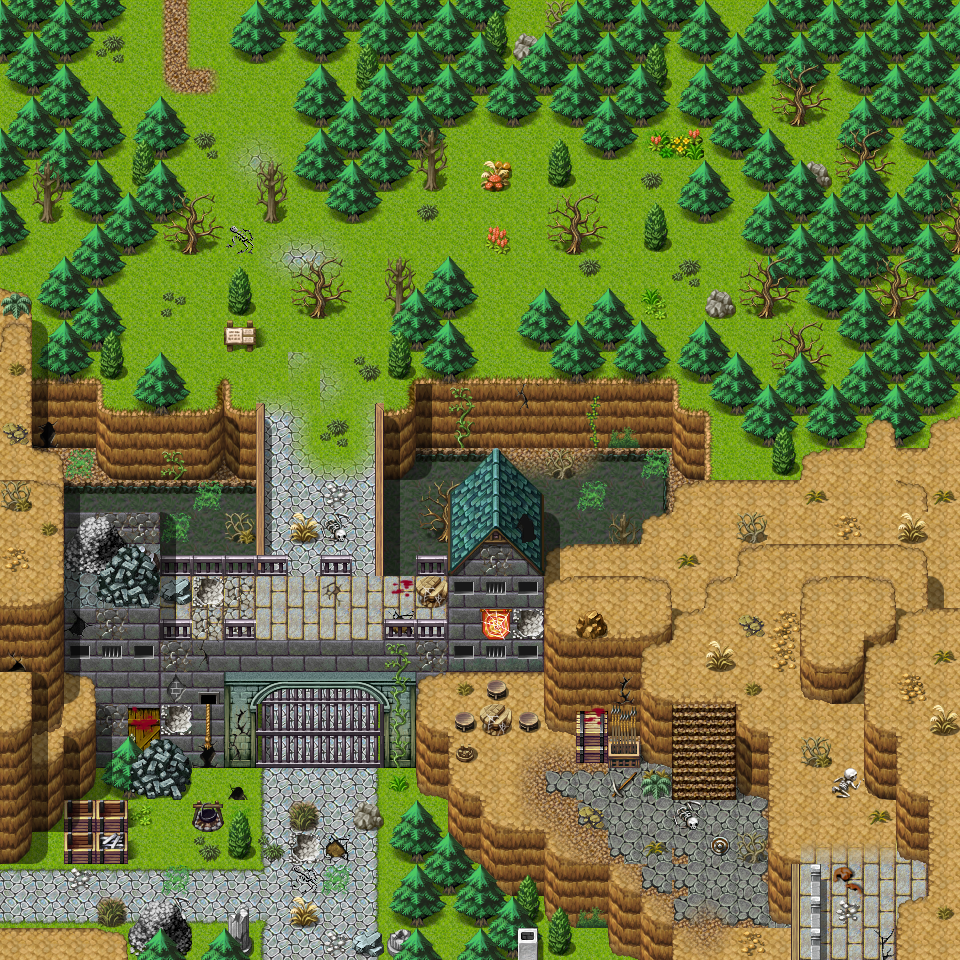

A 2D game scene composited from a Tiled map and its tileset images. What follows is a short description and the map's XML, with each tile layer's data collapsed to a summary:
An orthogonal 30x30 tile map with 32x32 px tiles, 4 tile layers (Ground, Objects, Above, Top), 3 hidden layers not drawn, 33 tilesets and 43 objects (17x spawn, 15x script, 5x mapchange, 4x key, 2x replace).

<map version="1.0" orientation="orthogonal" width="30" height="30" tilewidth="32" tileheight="32">
    <tileset firstgid="1" name="map_6" tilewidth="32" tileheight="32">
        <image source="../drawable/map_6.png" width="256" height="256" />
    </tileset>
    <tileset firstgid="65" name="map_25" tilewidth="32" tileheight="32">
        <image source="../drawable/map_25.png" width="256" height="256" />
    </tileset>
    <tileset firstgid="129" name="map_21" tilewidth="32" tileheight="32">
        <image source="../drawable/map_21.png" width="256" height="256" />
    </tileset>
    <tileset firstgid="193" name="map_45" tilewidth="32" tileheight="32">
        <image source="../drawable/map_45.png" width="256" height="256" />
    </tileset>
    <tileset firstgid="257" name="map_46" tilewidth="32" tileheight="32">
        <image source="../drawable/map_46.png" width="256" height="256" />
    </tileset>
    <tileset firstgid="321" name="map_0" tilewidth="32" tileheight="32">
        <image source="../drawable/map_0.png" width="256" height="256" />
    </tileset>
    <tileset firstgid="385" name="map_38" tilewidth="32" tileheight="32">
        <image source="../drawable/map_38.png" width="256" height="256" />
    </tileset>
    <tileset firstgid="449" name="map_22" tilewidth="32" tileheight="32">
        <image source="../drawable/map_22.png" width="256" height="256" />
    </tileset>
    <tileset firstgid="513" name="map_44" tilewidth="32" tileheight="32">
        <image source="../drawable/map_44.png" width="256" height="256" />
    </tileset>
    <tileset firstgid="577" name="map_40" tilewidth="32" tileheight="32">
        <image source="../drawable/map_40.png" width="256" height="256" />
    </tileset>
    <tileset firstgid="641" name="map_9" tilewidth="32" tileheight="32">
        <image source="../drawable/map_9.png" width="256" height="256" />
    </tileset>
    <tileset firstgid="705" name="map_4" tilewidth="32" tileheight="32">
        <image source="../drawable/map_4.png" width="256" height="256" />
    </tileset>
    <tileset firstgid="769" name="map_3" tilewidth="32" tileheight="32">
        <image source="../drawable/map_3.png" width="256" height="256" />
    </tileset>
    <tileset firstgid="833" name="map_5" tilewidth="32" tileheight="32">
        <image source="../drawable/map_5.png" width="256" height="256" />
    </tileset>
    <tileset firstgid="897" name="map_2" tilewidth="32" tileheight="32">
        <image source="../drawable/map_2.png" width="256" height="256" />
    </tileset>
    <tileset firstgid="961" name="map_28" tilewidth="32" tileheight="32">
        <image source="../drawable/map_28.png" width="256" height="256" />
    </tileset>
    <tileset firstgid="1025" name="map_8" tilewidth="32" tileheight="32">
        <image source="../drawable/map_8.png" width="256" height="256" />
    </tileset>
    <tileset firstgid="1089" name="map_33" tilewidth="32" tileheight="32">
        <image source="../drawable/map_33.png" width="256" height="256" />
    </tileset>
    <tileset firstgid="1153" name="map_1" tilewidth="32" tileheight="32">
        <image source="../drawable/map_1.png" width="256" height="256" />
    </tileset>
    <tileset firstgid="1217" name="map_32" tilewidth="32" tileheight="32">
        <image source="../drawable/map_32.png" width="256" height="256" />
    </tileset>
    <tileset firstgid="1281" name="map_11" tilewidth="32" tileheight="32">
        <image source="../drawable/map_11.png" width="256" height="256" />
    </tileset>
    <tileset firstgid="1345" name="map_17" tilewidth="32" tileheight="32">
        <image source="../drawable/map_17.png" width="256" height="256" />
    </tileset>
    <tileset firstgid="1409" name="map_35" tilewidth="32" tileheight="32">
        <image source="../drawable/map_35.png" width="256" height="256" />
    </tileset>
    <tileset firstgid="1473" name="map_10" tilewidth="32" tileheight="32">
        <image source="../drawable/map_10.png" width="256" height="256" />
    </tileset>
    <tileset firstgid="1537" name="map_14" tilewidth="32" tileheight="32">
        <image source="../drawable/map_14.png" width="256" height="256" />
    </tileset>
    <tileset firstgid="1601" name="map_12" tilewidth="32" tileheight="32">
        <image source="../drawable/map_12.png" width="256" height="256" />
    </tileset>
    <tileset firstgid="1665" name="map_26" tilewidth="32" tileheight="32">
        <image source="../drawable/map_26.png" width="256" height="256" />
    </tileset>
    <tileset firstgid="1729" name="map_34" tilewidth="32" tileheight="32">
        <image source="../drawable/map_34.png" width="256" height="256" />
    </tileset>
    <tileset firstgid="1793" name="map_7" tilewidth="32" tileheight="32">
        <image source="../drawable/map_7.png" width="256" height="256" />
    </tileset>
    <tileset firstgid="1857" name="map_18" tilewidth="32" tileheight="32">
        <image source="../drawable/map_18.png" width="256" height="256" />
    </tileset>
    <tileset firstgid="1921" name="map_27" tilewidth="32" tileheight="32">
        <image source="../drawable/map_27.png" width="256" height="256" />
    </tileset>
    <tileset firstgid="1985" name="map_19" tilewidth="32" tileheight="32">
        <image source="../drawable/map_19.png" width="256" height="256" />
    </tileset>
    <tileset firstgid="2049" name="map_47" tilewidth="32" tileheight="32">
        <image source="../drawable/map_47.png" width="256" height="256" />
    </tileset>
    <layer name="Ground" width="30" height="30">
        <data>[900 cells, 887 non-empty, 55 distinct tile ids]</data>
    </layer>
    <layer name="Objects" width="30" height="30">
        <data>[900 cells, 532 non-empty, 137 distinct tile ids]</data>
    </layer>
    <layer name="Above" width="30" height="30">
        <data>[900 cells, 232 non-empty, 54 distinct tile ids]</data>
    </layer>
    <layer name="Top" width="30" height="30">
        <data>[900 cells, 18 non-empty, 10 distinct tile ids]</data>
    </layer>
    <layer name="Top2" width="30" height="30" visible="0">
        <data>[900 cells, 8 non-empty, 2 distinct tile ids]</data>
    </layer>
    <layer name="Walkable" width="30" height="30" visible="0">
        <data>[900 cells, 588 non-empty, 1 distinct tile ids]</data>
    </layer>
    <layer name="Walkable2" width="30" height="30" visible="0">
        <data>[900 cells, 4 non-empty, 1 distinct tile ids]</data>
    </layer>
    <objectgroup name="Mapevents">
        <object name="north" type="mapchange" x="128" y="0" width="128" height="32">
            <properties>
                <property name="map" value="flagstone0" />
                <property name="place" value="south" />
            </properties>
        </object>
        </objectgroup>
    <objectgroup name="Spawn" visible="0">
        <!-- 17 objects omitted --></objectgroup>
    <objectgroup name="Keys" visible="0">
        <!-- 4 objects omitted --></objectgroup>
    <objectgroup name="Replace" visible="0">
        <!-- 2 objects omitted --></objectgroup>
</map>
<!-- 42 of 43 objects omitted -->
